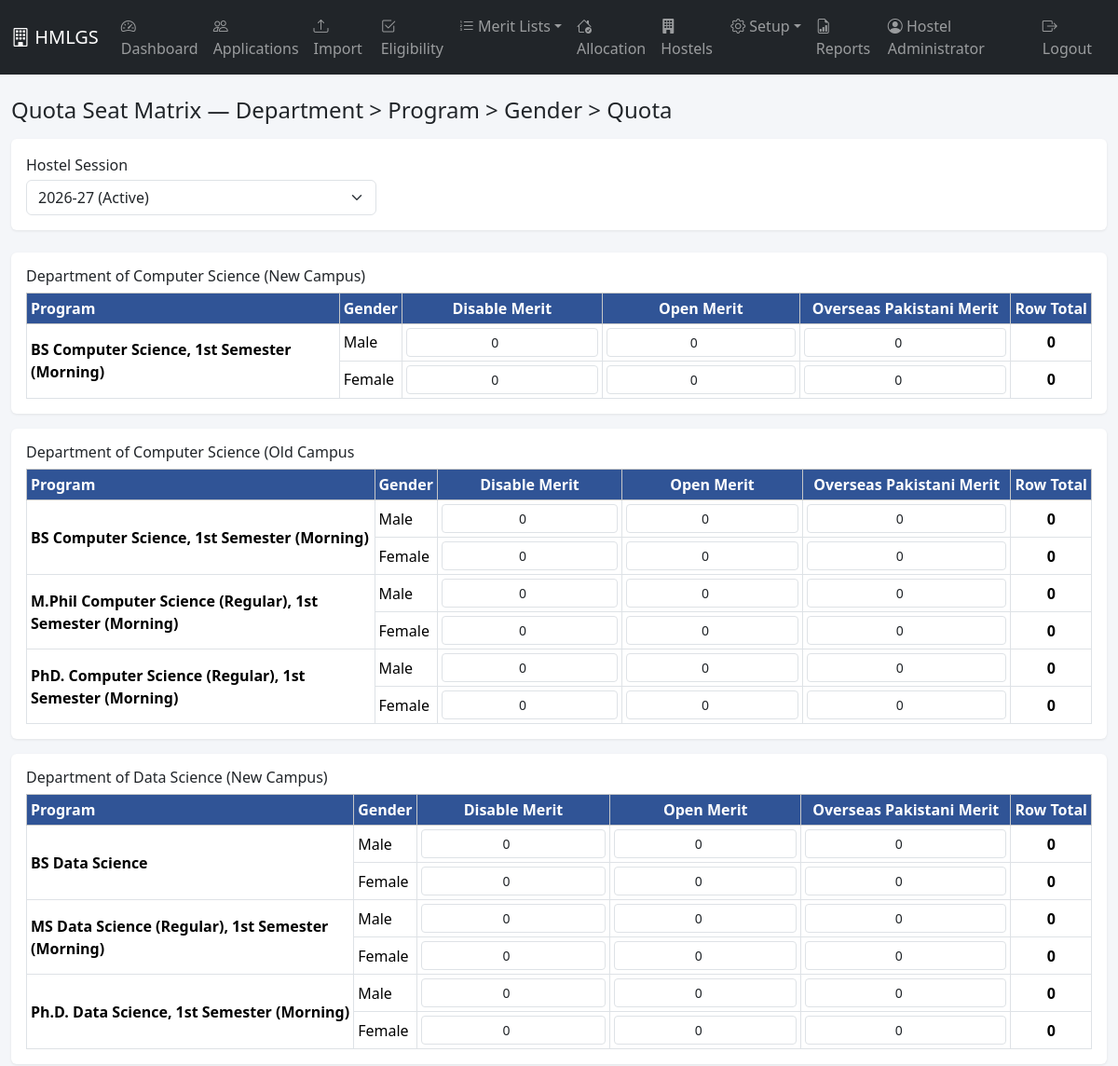
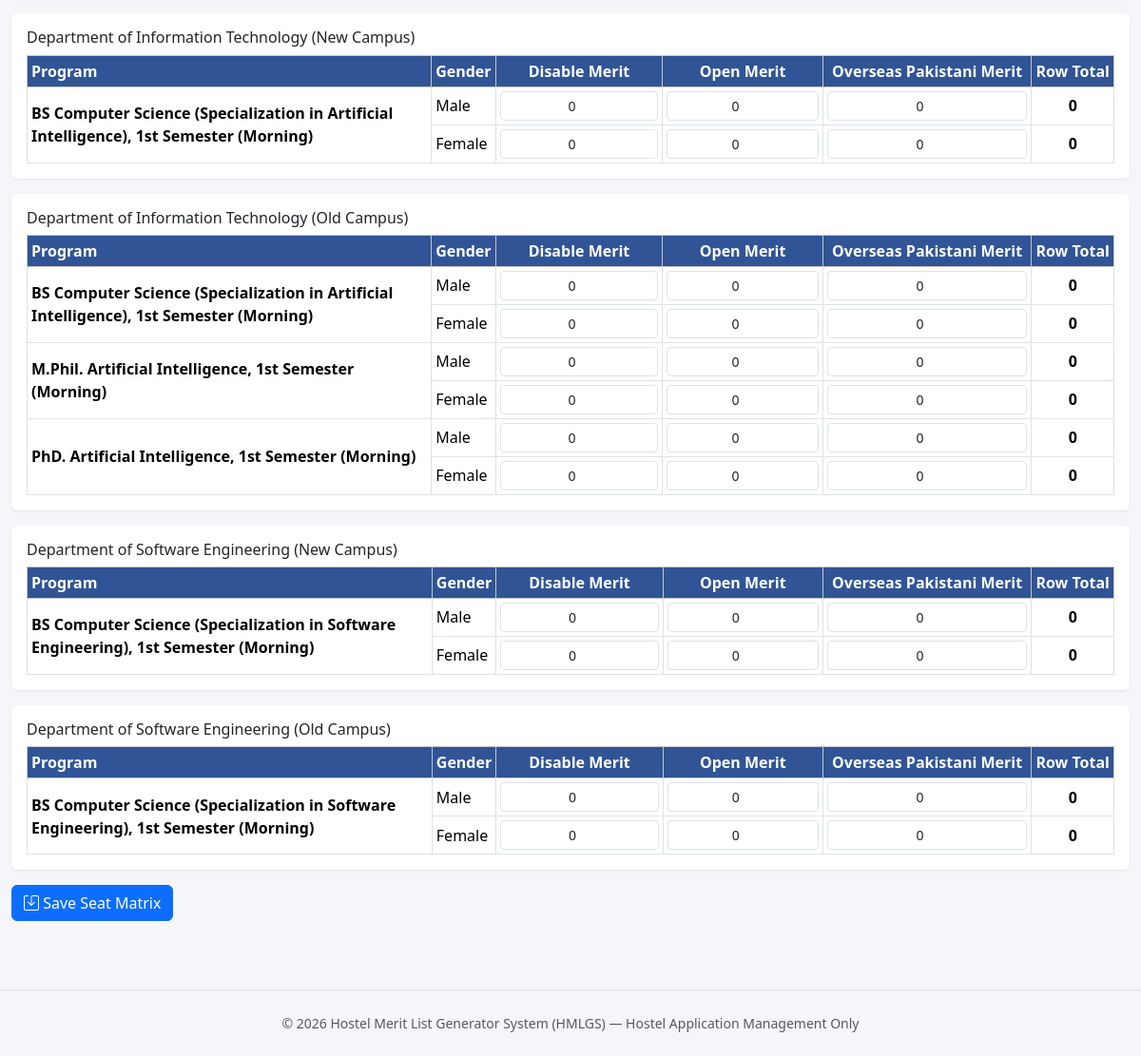
/quotas/matrix.php (signed in), run on the app's committed database (2 pictures, top to bottom).
### tables this page shows
CREATE TABLE departments (
    id INT AUTO_INCREMENT PRIMARY KEY,
    department_name VARCHAR(150) NOT NULL,
    department_code VARCHAR(20) NOT NULL UNIQUE,
    status ENUM('Active','Inactive') NOT NULL DEFAULT 'Active',
    created_at DATETIME NOT NULL DEFAULT CURRENT_TIMESTAMP,
    updated_at DATETIME NOT NULL DEFAULT CURRENT_TIMESTAMP ON UPDATE CURRENT_TIMESTAMP
);

CREATE TABLE admission_quotas (
    id INT AUTO_INCREMENT PRIMARY KEY,
    quota_name VARCHAR(100) NOT NULL,
    quota_code VARCHAR(20) NOT NULL UNIQUE,
    status ENUM('Active','Inactive') NOT NULL DEFAULT 'Active',
    created_at DATETIME NOT NULL DEFAULT CURRENT_TIMESTAMP,
    updated_at DATETIME NOT NULL DEFAULT CURRENT_TIMESTAMP ON UPDATE CURRENT_TIMESTAMP
);

CREATE TABLE programs (
    id INT AUTO_INCREMENT PRIMARY KEY,
    program_name VARCHAR(150) NOT NULL,
    program_code VARCHAR(20) NOT NULL UNIQUE,
    department_id INT NOT NULL,
    degree VARCHAR(50) DEFAULT NULL,
    status ENUM('Active','Inactive') NOT NULL DEFAULT 'Active',
    created_at DATETIME NOT NULL DEFAULT CURRENT_TIMESTAMP,
    updated_at DATETIME NOT NULL DEFAULT CURRENT_TIMESTAMP ON UPDATE CURRENT_TIMESTAMP,
    CONSTRAINT fk_programs_department FOREIGN KEY (department_id) REFERENCES departments(id)
);

### includes/functions.php (called while the page is built, shortened)
<?php
function e($value) {
    return htmlspecialchars($value ?? '', ENT_QUOTES, 'UTF-8');
}
function get_active_session(PDO $pdo) {
    $stmt = $pdo->query("SELECT * FROM hostel_sessions WHERE is_active = 1 ORDER BY id DESC LIMIT 1");
    return $stmt->fetch();
}
function get_all_departments(PDO $pdo, $activeOnly = true) {
    $sql = "SELECT * FROM departments" . ($activeOnly ? " WHERE status = 'Active'" : "") . " ORDER BY department_name";
    return $pdo->query($sql)->fetchAll();
}

### quotas/matrix.php (the view, shortened to what this page needs)
<?php
require_once __DIR__ . '/../config/config.php';
$sessions = $pdo->query("SELECT * FROM hostel_sessions ORDER BY id DESC")->fetchAll();
$activeSession = get_active_session($pdo);
$selectedSessionId = isset($_GET['hostel_session_id']) && $_GET['hostel_session_id'] !== ''
    ? (int)$_GET['hostel_session_id']
    : ($activeSession['id'] ?? null);
$migrationNeeded = false;
try {
    $pdo->query("SELECT 1 FROM quota_seat_matrix LIMIT 1");
} catch (PDOException $e) {
    $migrationNeeded = true;
}
$quotas = [];
$departments = [];
if (!$migrationNeeded) {
    $quotas = $pdo->query("SELECT * FROM admission_quotas WHERE status='Active' ORDER BY quota_name")->fetchAll();
    $departments = get_all_departments($pdo, false);
}
$existing = [];
$programsByDept = [];
if (!$migrationNeeded) {
    $progRows = $pdo->query(
        "SELECT p.id, p.program_name, p.department_id FROM programs p WHERE p.status='Active' ORDER BY p.program_name"
    )->fetchAll();
    foreach ($progRows as $p) {
        $programsByDept[$p['department_id']][] = $p;
    }
}
require __DIR__ . '/../includes/header.php';
require __DIR__ . '/../includes/navbar.php';
?>
<div class="container-fluid py-4">
  <h4 class="mb-3">Quota Seat Matrix &mdash; Department &gt; Program &gt; Gender &gt; Quota</h4>
  <?php if ($migrationNeeded): ?>
    <div class="alert alert-danger">
      Required tables don't exist yet. Please import <code>database/migration_quota.sql</code> via phpMyAdmin first, then reload this page.
    </div>
  <?php else: ?>
  <div class="card p-3 mb-4">
    <form method="get" class="row g-2 align-items-end">
      <div class="col-md-4">
        <label class="form-label mb-1">Hostel Session</label>
        <select name="hostel_session_id" class="form-select" onchange="this.form.submit()">
          <?php foreach ($sessions as $s): ?>
            <option value="<?= $s['id'] ?>" <?= (int)$selectedSessionId === (int)$s['id'] ? 'selected' : '' ?>>
              <?= e($s['session_name']) ?><?= $s['is_active'] ? ' (Active)' : '' ?>
            </option>
          <?php endforeach; ?>
        </select>
      </div>
    </form>
  </div>
  <?php if (!$selectedSessionId): ?>
    <div class="alert alert-warning">Please select a hostel session.</div>
  <?php elseif (empty($quotas)): ?>
    <div class="alert alert-warning">No active admission quotas defined. <a href="<?= BASE_URL ?>quotas/index.php">Add one first</a>.</div>
  <?php else: ?>
    <form method="post">
      <?php foreach ($departments as $dept): ?>
        <?php $progs = $programsByDept[$dept['id']] ?? []; if (empty($progs)) continue; ?>
        <div class="card p-3 mb-3">
          <h6><?= e($dept['department_name']) ?></h6>
          <div class="table-responsive">
            <table class="table table-bordered table-sm align-middle mb-0">
              <thead class="table-light">
                <tr>
                  <th rowspan="2" class="align-middle">Program</th>
                  <th rowspan="2" class="align-middle">Gender</th>
                  <?php foreach ($quotas as $q): ?>
                    <th class="text-center"><?= e($q['quota_name']) ?></th>
                  <?php endforeach; ?>
                  <th rowspan="2" class="align-middle text-center">Row Total</th>
                </tr>
              </thead>
              <tbody>
                <?php foreach ($progs as $prog): ?>
                  <?php foreach (['Male', 'Female'] as $gender): ?>
                    <tr>
                      <?php if ($gender === 'Male'): ?>
                        <td rowspan="2" class="align-middle fw-semibold"><?= e($prog['program_name']) ?></td>
                      <?php endif; ?>
                      <td><?= $gender ?></td>
                      <?php $rowTotal = 0; foreach ($quotas as $q):
                        $val = $existing[$prog['id']][$gender][$q['id']] ?? 0;
                        $rowTotal += $val;
                      ?>
                        <td>
                          <input type="number" min="0" class="form-control form-control-sm text-center quota-cell"
                                 name="seats[<?= $prog['id'] ?>][<?= $gender ?>][<?= $q['id'] ?>]"
                                 value="<?= $val ?>">
                        </td>
                      <?php endforeach; ?>
                      <td class="text-center fw-semibold row-total"><?= $rowTotal ?></td>
                    </tr>
                  <?php endforeach; ?>
                <?php endforeach; ?>
              </tbody>
            </table>
          </div>
        </div>
      <?php endforeach; ?>
      <button type="submit" class="btn btn-primary"><i class="bi bi-save"></i> Save Seat Matrix</button>
    </form>
  <?php endif; ?>
  <?php endif; ?>
</div>
<?php require __DIR__ . '/../includes/footer.php'; ?>

### assets/css/style.css (style rules this page uses)
body { background-color: #f4f6f9; }
.card { border: none; box-shadow: 0 1px 3px rgba(0,0,0,.08); }
table.table thead th { background-color: #305496; color: #fff; white-space: nowrap; }

### data on the page
departments: department_name "Department of Computer Science (New Campus)"
admission_quotas: quota_name "Disable Merit"
admission_quotas: quota_name "Open Merit"
admission_quotas: quota_name "Overseas Pakistani Merit"
programs: program_name "BS Computer Science, 1st Semester (Morning)", gender "Male", id "0", rowTotal "0", gender "Female"
departments: department_name "Department of Computer Science (Old Campus"
programs: program_name "BS Computer Science, 1st Semester (Morning)", gender "Male", id "0", rowTotal "0", gender "Female"
programs: program_name "M.Phil Computer Science (Regular), 1st Semester (Morning)", gender "Male", id "0", rowTotal "0", gender "Female"
programs: program_name "PhD. Computer Science (Regular), 1st Semester (Morning)", gender "Male", id "0", rowTotal "0", gender "Female"
departments: department_name "Department of Data Science (New Campus)"
programs: program_name "BS Data Science", gender "Male", id "0", rowTotal "0", gender "Female"
programs: program_name "MS Data Science (Regular), 1st Semester (Morning)", gender "Male", id "0", rowTotal "0", gender "Female"
programs: program_name "Ph.D. Data Science, 1st Semester (Morning)", gender "Male", id "0", rowTotal "0", gender "Female"
departments: department_name "Department of Information Technology (New Campus)"
programs: program_name "BS Computer Science (Specialization in Artificial Intelligence), 1st Semester (Morning)", gender "Male", id "0", rowTotal "0", gender "Female"
departments: department_name "Department of Information Technology (Old Campus)"
programs: program_name "BS Computer Science (Specialization in Artificial Intelligence), 1st Semester (Morning)", gender "Male", id "0", rowTotal "0", gender "Female"
programs: program_name "M.Phil. Artificial Intelligence, 1st Semester (Morning)", gender "Male", id "0", rowTotal "0", gender "Female"
programs: program_name "PhD. Artificial Intelligence, 1st Semester (Morning)", gender "Male", id "0", rowTotal "0", gender "Female"
departments: department_name "Department of Software Engineering (New Campus)"
programs: program_name "BS Computer Science (Specialization in Software Engineering), 1st Semester (Morning)", gender "Male", id "0", rowTotal "0", gender "Female"
departments: department_name "Department of Software Engineering (Old Campus)"
programs: program_name "BS Computer Science (Specialization in Software Engineering), 1st Semester (Morning)", gender "Male", id "0", rowTotal "0", gender "Female"

### other printed values
$_SESSION['full_name'] "Hostel Administrator"
APP_NAME "Hostel Merit List Generator System (HMLGS)"
form field hostel_session_id "2026-27 (Active)"
